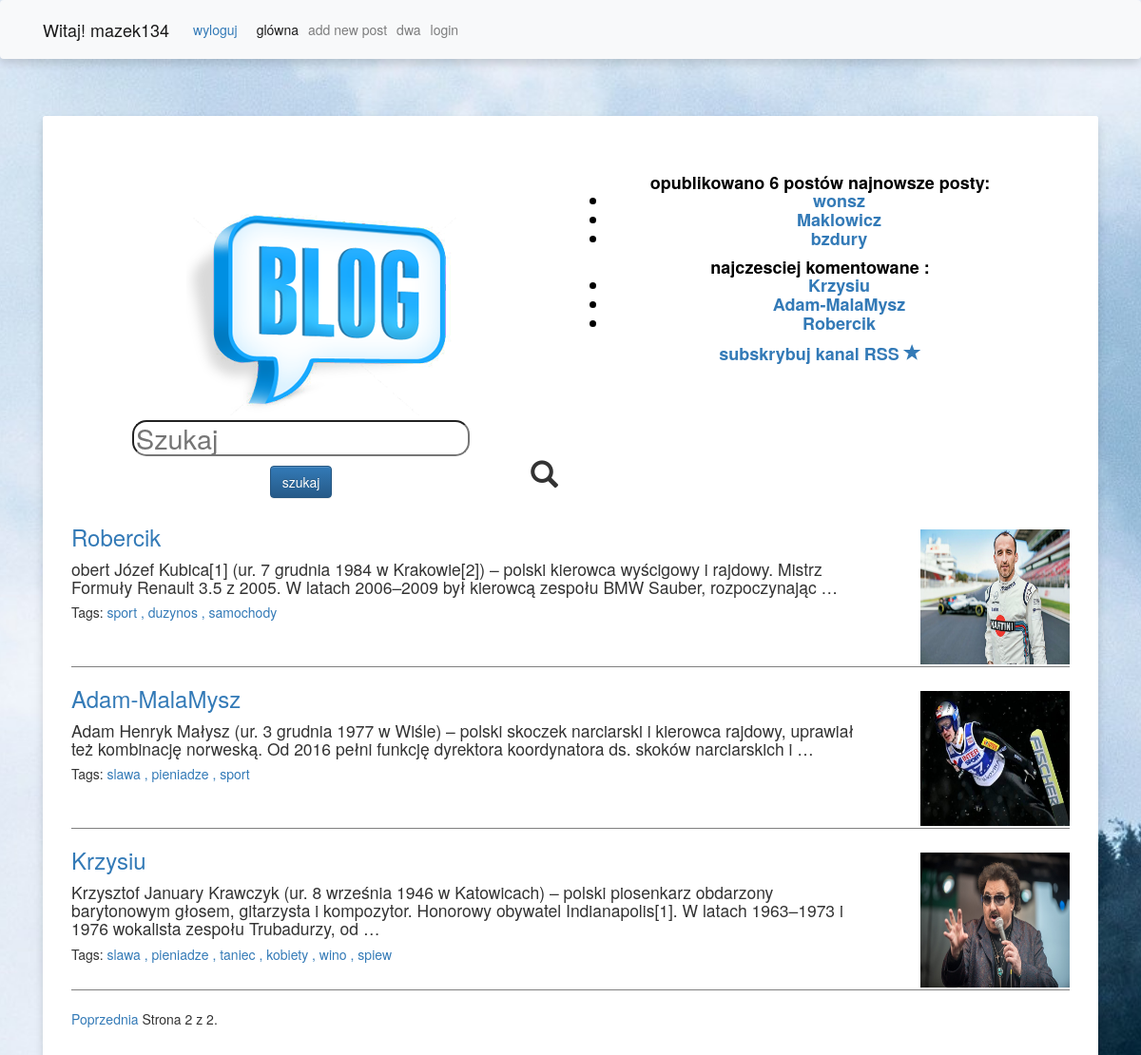
Page /?page=2 (signed in) on the committed database.
### blog_2/models.py (models this page shows, shortened)
class Post(models.Model):
    STATUS_CHOICES = (('draft','Draft'),('published','Published'),)
    title = models.CharField(max_length=250)
    slug = models.SlugField(max_length=250,unique_for_date='publish')
    author = models.ForeignKey(User,on_delete=models.CASCADE,related_name='blog_posts')
    body = models.TextField()
    publish = models.DateTimeField(default=timezone.now)
    status = models.CharField(max_length=10,choices=STATUS_CHOICES,default='draft')
    tags = TaggableManager()  # dodaje meneger tagow
    'managery'
    objects = models.Manager()  # manager domyślny.
    published = PublishedManager()  # Własny menedżer.
    class Meta:
        ordering = ('-publish',)
    'tworzy sciezke  ze zmiennymi konkretnego posta z get absolute do samego siebie czyli do post'
    def get_absolute_url(self):
        return reverse('blog_2:post_detail',
                       args=[self.publish.year,
                             self.publish.strftime('%m'),
                             self.publish.strftime('%d'),
                             self.slug])

### blog_2/views.py (the view)
# urls.py: path('', views.Post_list, name='Post_list'),
def Post_list(request,tag_slug=None): #domyslnie nie ma taga
        object_list = Post.published.all()
        tag = None
        keyword2="poczatkowe"
        result=None
        searched = False
        if request.method == 'POST':
            s_form = search_form(data=request.POST)
            if s_form.is_valid():
                searched = True
                keyword2 = s_form.cleaned_data['keyword']
                object_list= Post.published.filter(title__icontains=keyword2)
                if not  object_list:
                    object_list = Post.published.filter(body__icontains=keyword2)
                if  object_list:
                    result = True
        else:
            s_form = search_form()
        if tag_slug:
            tag = get_object_or_404(Tag,slug=tag_slug)
            object_list = object_list.filter(tags__in=[tag])
        paginator = Paginator(object_list, 3)
        page = request.GET.get('page')
        try:
            posts = paginator.page(page)
        except PageNotAnInteger:
            posts = paginator.page(1)
        except EmptyPage:
            posts= paginator.page(paginator.num_pages)
        return render(request, 'blog_2/post_list.html', {'page': page, 'posts': posts, 'tag':tag,'s_form':s_form,'result':result, 'searched':searched })

### blog_2/forms.py
class search_form(forms.Form):
    keyword = forms.CharField(label='', max_length=100)
    keyword.widget.attrs.update({'class': 'searchtextrea','placeholder':'Szukaj'})

### blog_2/models.py (called while the page is built)
    def get_queryset(self):
        return super(PublishedManager, self).get_queryset().filter(status='published')

### blog_2/templatetags/blog_2_tags.py (called while the page is built)
@register.simple_tag()
def total_posts():
    return Post.published.count()

@register.inclusion_tag('blog_2/latest_posts.html')
def show_latest_posts(count=5):
    latest_posts = Post.published.order_by('-publish')[:count]
    return {'latest_posts':latest_posts}

@register.simple_tag()
def get_most_commented_posts(count=3):
    return Post.published.annotate(total_comments=Count('comments')).order_by('-total_comments')[:count]

### blog_2/templates/blog_2/post_list.html (shortened to what this page needs)
{% extends 'blog_2/base.html' %}
{% block tit %}
<div class="pptitle">
<div class="titleBLOG">
    {% load blog_2_tags %}
    {% load static %}
<img src="{% static 'images/logo_blog.png' %}"/>
</div>
    <div class="Bdetails">
         opublikowano {% total_posts %} postów
        najnowsze posty:
<br>
{% show_latest_posts 3 %}
najczesciej komentowane :
{% get_most_commented_posts as most_commented_posts %}
<ul>
    {% for post in most_commented_posts %}
    <li>
        <a href="{{post.get_absolute_url}}">{{post.title}}</a>
    </li>
    {% endfor %}
</ul>
         <div class ="rss">
            <a href= "{% url 'blog_2:post_feed' %}" class="top-menu">  subskrybuj kanal RSS  <span class="glyphicon glyphicon-star">  </span></a>
        </div>
         </div>
    </div>
<div class="searcher">
    <form action="." method="post" >
        <div class="lupka">
     <span  class="glyphicon glyphicon-search">  </span>
</div>
    {{ s_form.as_p }}
    <button type="submit" class="btn btn-primary">szukaj</button>
    </form>
</div>
{% endblock %}
{% block content %}
{% if posts %}
    {% for post in posts %}
<div class="onepost">
<div class="obrazekpost">
    {% with 'images/'|add:post.title|add:'.jpg' as image_static %}
     <img src="{% static image_static %}"width="100%" height="100%"/>
 {% endwith %}
</div>
<h3>
    <a href= "{{ post.get_absolute_url }}" >
    {{ post.title }}
    </a>
    </h3>
<h4 class="postbody" >
    {{ post.body|truncatewords:30|linebreaks }}
    <p class="tags">
        Tags:
        {% for tag in post.tags.all %}
        <a href ="{% url 'blog_2:post_list_by_tag' tag.slug %}">
        {{ tag.name}}
            {% if not forloop.last %}, {% endif %}
            {% endfor %}
        </a>
    </p>
    </h4>
    </div>
    {% endfor %}
{% endif %}
{% include "blog_2/pagination.html" with page=posts %}
{% endblock %}

### blog_2/templates/blog_2/base.html (shortened to what this page needs)
{% load static %}
<html>
<head>
  <link rel="stylesheet" href="https://stackpath.bootstrapcdn.com/bootstrap/4.3.1/css/bootstrap.min.css">
  <link rel="stylesheet" href="//maxcdn.bootstrapcdn.com/bootstrap/3.2.0/css/bootstrap.min.css">
  <link rel="stylesheet" href="//maxcdn.bootstrapcdn.com/bootstrap/3.2.0/css/bootstrap-theme.min.css">
    <link rel="stylesheet" href="{% static 'blog_2.css' %}">
</head>
<nav class="navbar navbar-expand-lg navbar-light bg-light static-top mb-5 shadow">
  <div class="container">
    <a class="navbar-brand" href="#">Witaj! {{user.username}} </a>
    {% if user.is_authenticated %}
    <a href ="{% url 'logout' %}">wyloguj</a>
    {% endif %}
    <div class="collapse navbar-collapse" id="navbarResponsive">
      <ul class="navbar-nav ml-auto">
        <li class="nav-item active">
          <a class="nav-link" href="/">glówna
              </a>
        </li>
        <li class="nav-item">
          <a class="nav-link" href="{% url 'blog_2:new_post' %}">add new post</a>
        </li>
        <li class="nav-item">
          <a class="nav-link" href="#">dwa</a>
        </li>
        <li class="nav-item">
          <a class="nav-link" href="{% url 'login' %}">login</a>
        </li>
      </ul>
    </div>
  </div>
</nav>
<div class="container">
  <div class="card border-0 shadow my-5">
    <div class="card-body p-5">
      <h1 class="font-weight-light">
        <div class="title">
        {% block tit %}
        {% endblock %}
          </div>
      </h1>
      <div class="onepost1">
      {% block content %}
        {% endblock %}
      </div>
      <div style="height: 700px"></div>
    </div>
  </div>
</div>
</html>

### blog_2/templates/blog_2/latest_posts.html
<ul>
    {% for post in latest_posts %}
    <li>
        <a href="{{post.get_absolute_url }}">{{post.title}}</a>
    </li>
    {% endfor %}
</ul>

### blog_2/static/blog_2.css (style rules this page uses)
.pptitle { margin-bottom:50px; width:100%; height:220px; color:white; }
.titleBLOG { color:white; font-family:Impact, fantasy; float:left; padding-top:5%; width:50%; height: 50%; font-size: 2em; }
.Bdetails { padding-top:1%; color:black; font-weight: bold; float:right; width:50%; height:50%; font-size: 0.5em; }
.rss { font-size:1em; }
.title { text-align: center; }
.onepost { width:100%; height:15rem; border-bottom: 1px solid gray; }
.obrazekPost { background-color:gray; width:10%; height:95%; float:right; }
.postbody { width:80%; font-size: 1.25em; }
.obrazekpost { margin-top:0.5rem; background-color:grey; float:right; width:15%; }
.tags { font-size: 0.8em; }
.searcher { font-size:0.8em; width:50%; }
.lupka { float:right; padding-top:8%; padding-right:8%; width:6%; }
.searchtextrea { border: 5px solid ##C0C0C0; border-radius: 15px; }

### rows in the picture
Post: title "wonsz"
Post: title "Maklowicz"
Post: title "bzdury"
Post: title "Krzysiu", body "Krzysztof January Krawczyk (ur. 8 września 1946 w Katowicach) – polski piosenkarz obdarzony barytonowym głosem, gitarzysta i kompozytor. Honorowy obywatel Indianapolis[1]. W latach 1963–1973 i 1976 wokalista zespołu Trubadurzy, od …"
Post: title "Adam-MalaMysz", body "Adam Henryk Małysz (ur. 3 grudnia 1977 w Wiśle) – polski skoczek narciarski i kierowca rajdowy, uprawiał też kombinację norweską. Od 2016 pełni funkcję dyrektora koordynatora ds. skoków narciarskich i …"
Post: title "Robercik", body "obert Józef Kubica[1] (ur. 7 grudnia 1984 w Krakowie[2]) – polski kierowca wyścigowy i rajdowy. Mistrz Formuły Renault 3.5 z 2005. W latach 2006–2009 był kierowcą zespołu BMW Sauber, rozpoczynając …"
Tag: name "sport"
Tag: name "duzynos"
Tag: name "samochody"
Tag: name "slawa"
Tag: name "pieniadze"
Tag: name "taniec"
Tag: name "kobiety"
Tag: name "wino"
Tag: name "spiew"

### other values in the picture
{{ user.username }} "mazek134"
{{ page.number }} "2"
{{ page.paginator.num_pages }} "2"
